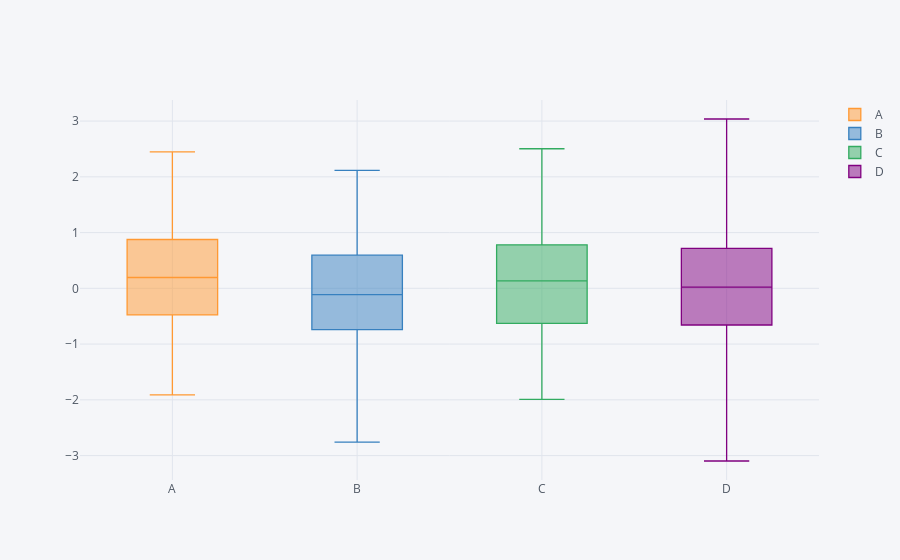

Here is the notebook cell this chart was saved with:
### Markdown cell above
### Box and Whiskers Plot

### Code cell
df.iplot(kind='box')
